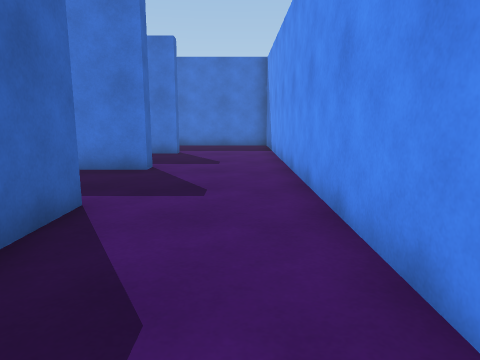
View 1 (above)

22 first-person views from a walk through a scene from a Unity 3-D project. The camera is 1.2 m above the floor, tilts 10° down and sees 70° across. The floor is counted in squares, 1 m on a side. Each view is taken from the middle of a square. On the plan, view 1 faces up. The plan holds only what a view shows up to about 14 squares ahead; the rest is blank. The place goes on beyond the plan.

View 2
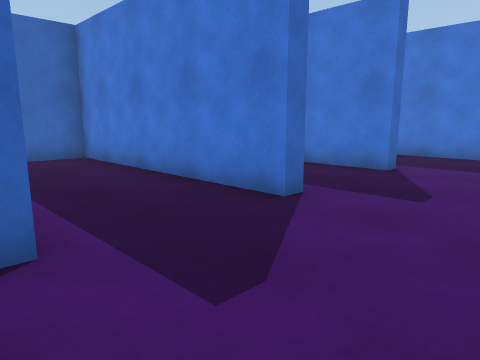

View 3
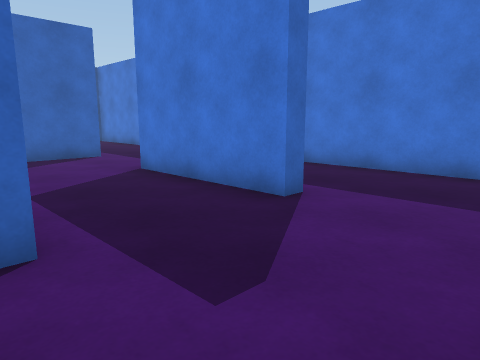

View 4
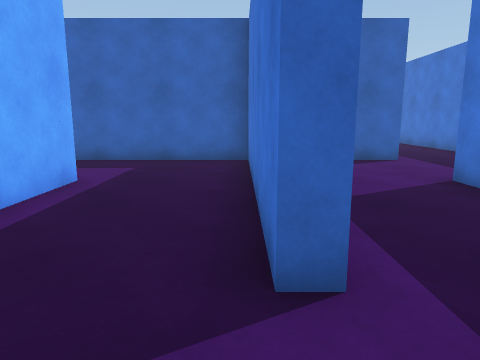

View 5
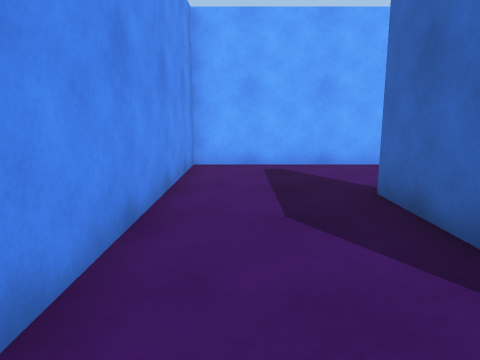

View 6
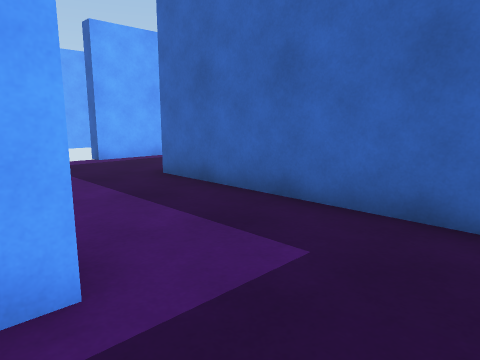

View 7
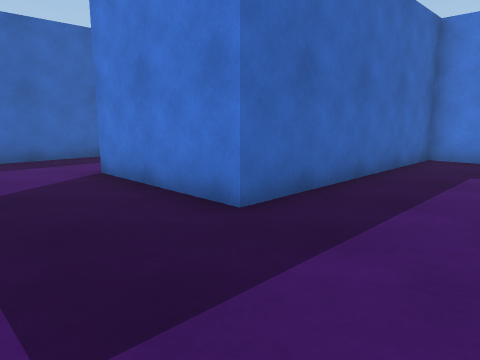

View 8
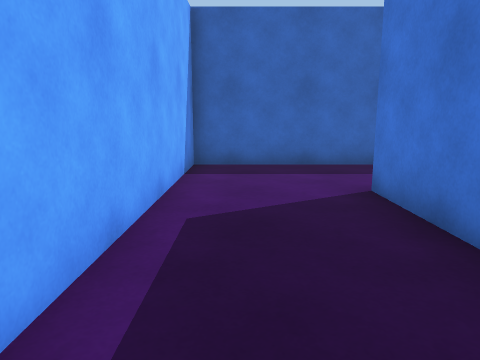

View 9
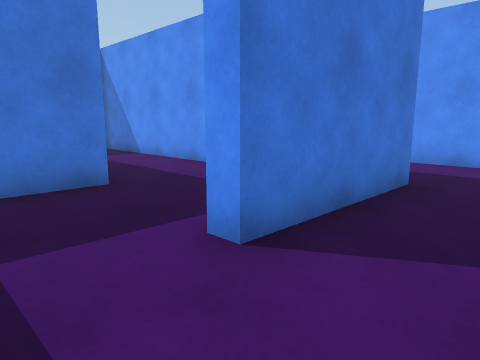

View 10
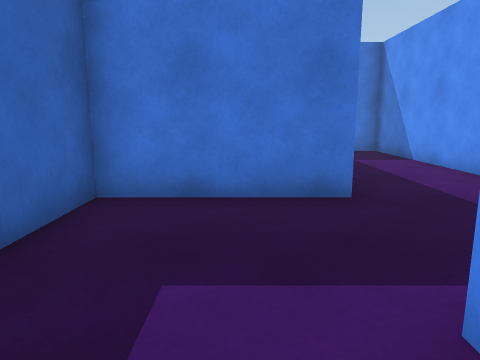

View 11
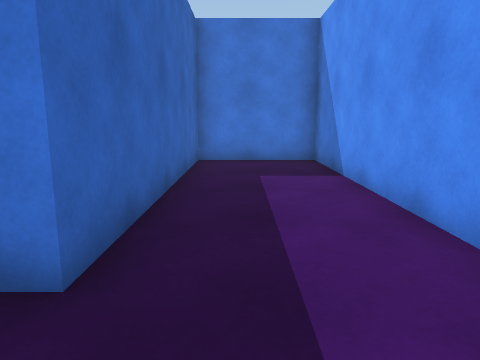

View 12
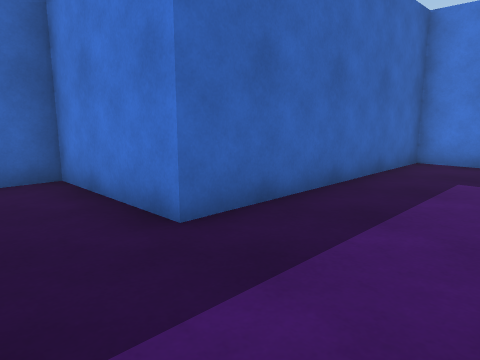

View 13
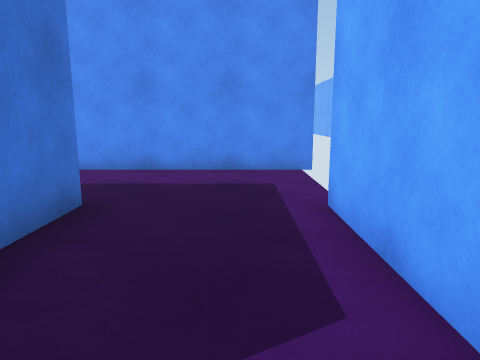

View 14
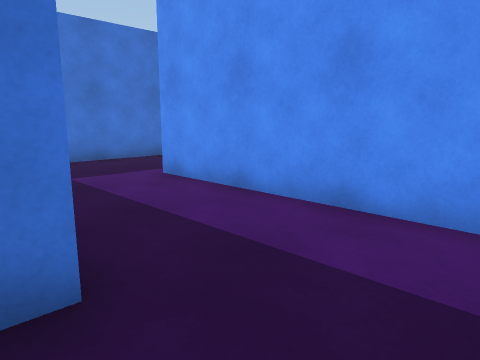

View 15
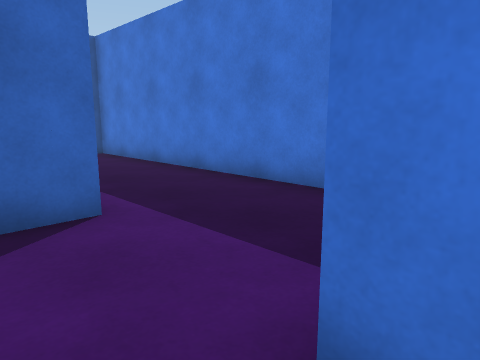

View 16
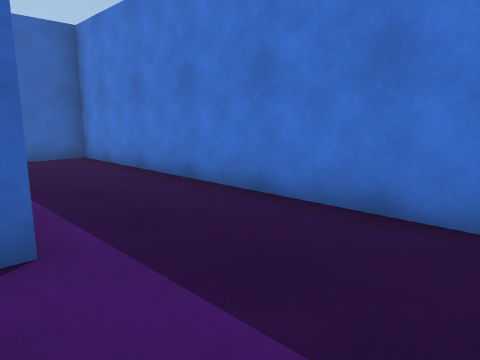

View 17
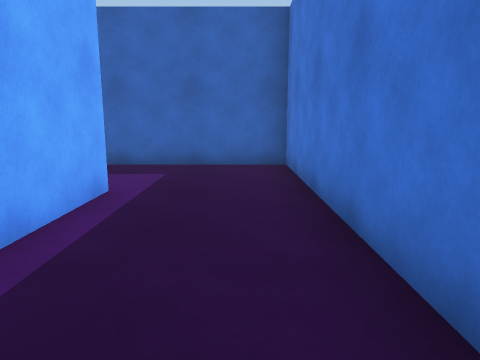

View 18
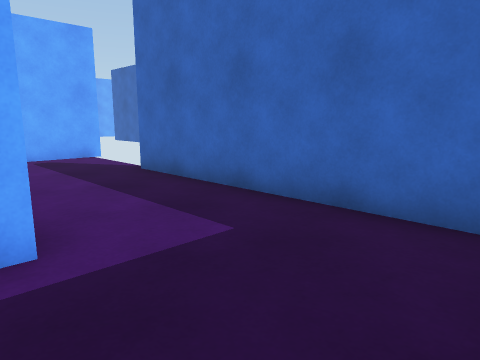

View 19
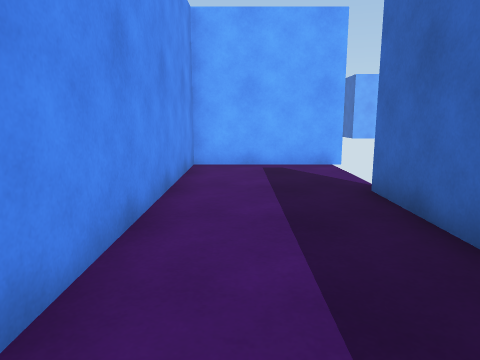

View 20
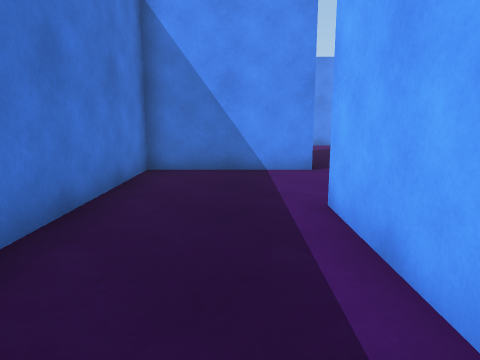

View 21
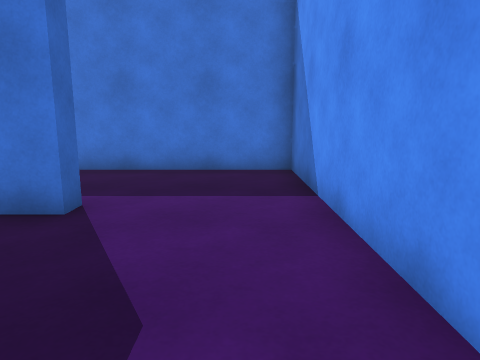

View 22
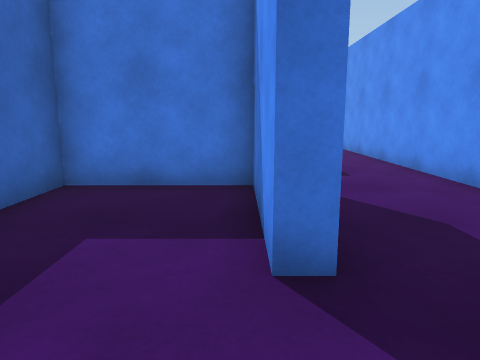

### Floor plan
Points are (right, up) in squares from view 1. A wall is a line through its corners. A room is listed if a view was taken in it or the views show most of it. See-through windows are left out.
Room 1 (views 1, 2, 3, 4, 5, 6, 7, 8, 9, 10, 11, 12, 13, 14, 15, 16, 17, 18, 19, 20, 21, 22)
walls: (-10.7, 5.1) (-10.7, 12.3) (-14.2, 12.3) (-14.2, 4.2) (-18.3, 4.2) (-18.3, -3.2) (-10.2, -3.2) (-10.2, -3.8); (-2.2, 8.9) (-2.2, 8.3) (-10.2, 8.3) (-10.2, 0.2) (-14.8, 0.2) (-14.8, 0.8); (-2.2, 4.9) (-2.2, 0.5) (-2.7, 0.5) (-2.7, 4.2) (-6.2, 4.2) (-6.2, 2.5); (-2.2, 12.9) (-2.2, 12.3) (-6.7, 12.3) (-6.7, 16.3) (-18.3, 16.3) (-18.3, 8.2); (-14.9, 12.7) (-10.2, 12.7) (-10.2, 10.5); (-6.7, -3.9) (-6.7, 4.8) (-4.5, 4.8); (-3.9, -3.2) (1.3, -3.2) (1.3, 16.3) (-4.8, 16.3); (-18.9, 4.8) (-14.8, 4.8) (-14.8, 12.4)

Where each view was taken, in squares from view 1:
view 1: 0 up, 0 right, facing up
view 2: 4 up, 1 right, facing up-left
view 3: 8 up, 1 right, facing up-left
view 4: 8 up, 0 right, facing left
view 5: 6 up, 0 right, facing down
view 6: 7 up, 6 left, facing down-left
view 7: 3 down, 7 left, facing up-left
view 8: 2 down, 9 left, facing left
view 9: 2 down, 17 left, facing up-right
view 10: 1 down, 16 left, facing up
view 11: 2 up, 13 left, facing up
view 12: 2 up, 11 left, facing up-left
view 13: 2 down, 15 left, facing right
view 14: 2 down, 11 left, facing up-right
view 15: 11 up, 6 left, facing up-left
view 16: 12 up, 7 left, facing up-left
view 17: 15 up, 9 left, facing left
view 18: 16 up, 14 left, facing down-left
view 19: 14 up, 16 left, facing down
view 20: 14 up, 15 left, facing right
view 21: 8 up, 0 right, facing up
view 22: 2 down, 3 left, facing up
